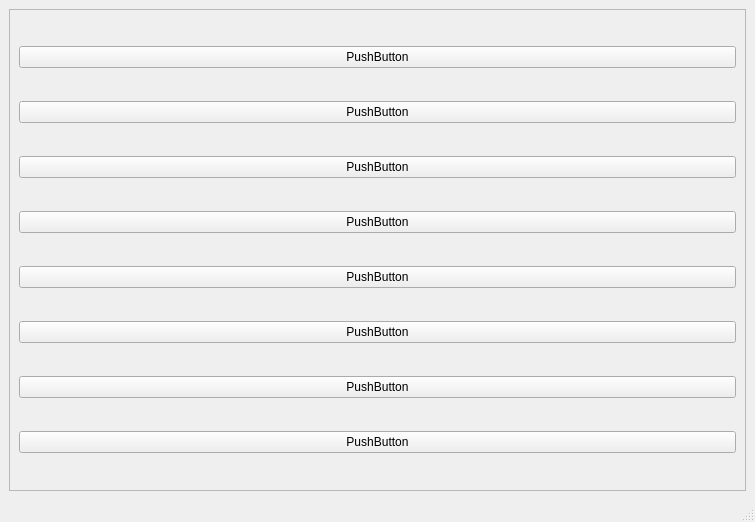
<?xml version="1.0" encoding="UTF-8"?>
<ui version="4.0">
 <class>MainWindow</class>
 <widget class="QMainWindow" name="MainWindow">
  <property name="geometry">
   <rect>
    <x>0</x>
    <y>0</y>
    <width>755</width>
    <height>522</height>
   </rect>
  </property>
  <property name="windowTitle">
   <string>MainWindow</string>
  </property>
  <widget class="QWidget" name="centralwidget">
   <layout class="QVBoxLayout" name="verticalLayout">
    <item>
     <widget class="QScrollArea" name="scrollArea">
      <property name="widgetResizable">
       <bool>true</bool>
      </property>
      <widget class="QWidget" name="scrollAreaWidgetContents">
       <property name="geometry">
        <rect>
         <x>0</x>
         <y>0</y>
         <width>735</width>
         <height>460</height>
        </rect>
       </property>
       <property name="minimumSize">
        <size>
         <width>600</width>
         <height>400</height>
        </size>
       </property>
       <layout class="QVBoxLayout" name="verticalLayout_3">
        <item>
         <widget class="QPushButton" name="pushButton">
          <property name="text">
           <string>PushButton</string>
          </property>
         </widget>
        </item>
        <item>
         <widget class="QPushButton" name="pushButton_3">
          <property name="text">
           <string>PushButton</string>
          </property>
         </widget>
        </item>
        <item>
         <widget class="QPushButton" name="pushButton_4">
          <property name="text">
           <string>PushButton</string>
          </property>
         </widget>
        </item>
        <item>
         <widget class="QPushButton" name="pushButton_6">
          <property name="text">
           <string>PushButton</string>
          </property>
         </widget>
        </item>
        <item>
         <widget class="QPushButton" name="pushButton_8">
          <property name="text">
           <string>PushButton</string>
          </property>
         </widget>
        </item>
        <item>
         <widget class="QPushButton" name="pushButton_7">
          <property name="text">
           <string>PushButton</string>
          </property>
         </widget>
        </item>
        <item>
         <widget class="QPushButton" name="pushButton_5">
          <property name="text">
           <string>PushButton</string>
          </property>
         </widget>
        </item>
        <item>
         <widget class="QPushButton" name="pushButton_2">
          <property name="text">
           <string>PushButton</string>
          </property>
         </widget>
        </item>
       </layout>
      </widget>
     </widget>
    </item>
   </layout>
  </widget>
  <widget class="QMenuBar" name="menubar">
   <property name="geometry">
    <rect>
     <x>0</x>
     <y>0</y>
     <width>755</width>
     <height>22</height>
    </rect>
   </property>
  </widget>
  <widget class="QStatusBar" name="statusbar"/>
 </widget>
 <resources/>
 <connections/>
</ui>
